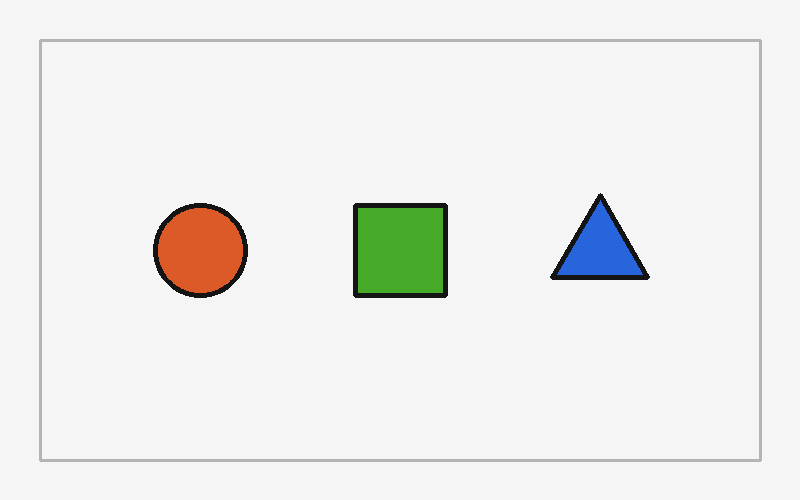
#> input picture vision/test_images/correct.png, 800 x 500 px
$ python inspection_engine.py
#> lines starting #> are read from the running program, lines starting #| are printed output that depends on the picture; after the words box and inside, x2 and y2 are one past the last pixel; in counts of white or black regions, pixels touching at a corner belong together
from pathlib import Path
import math

import cv2
import numpy as np


# ============================================================
# VISIONFORGE - ASSEMBLY INSPECTION ENGINE
# Version 1.3
# ============================================================

BASE_DIR = Path(__file__).resolve().parent
TEST_DIR = BASE_DIR / "test_images"

EXPECTED_POSITIONS = {
    "circle": (200, 250),
    "square": (400, 250),
    "triangle": (600, 250),
}

POSITION_TOLERANCE = 25
MIN_COMPONENT_AREA = 3000


# ============================================================
# 1. LOAD IMAGE
# ============================================================

def load_image(image_path):
    """Load and validate an image."""

    image = cv2.imread(str(image_path))

    if image is None:
        raise ValueError(f"Cannot load image: {image_path}")

    if image.size == 0:
        raise ValueError("Image is empty.")

    if image.ndim != 3 or image.shape[2] != 3:
        raise ValueError("Expected a color image.")

    return image


# ============================================================
# 2. DETECT COLORED COMPONENTS
# ============================================================

def detect_components(image):
    """Detect red circles, green squares and blue triangles."""

    hsv = cv2.cvtColor(image, cv2.COLOR_BGR2HSV)

    color_ranges = {
        "circle": (
            np.array([0, 80, 50]),
            np.array([10, 255, 255]),
        ),
        "square": (
            np.array([35, 70, 40]),
            np.array([85, 255, 255]),
        ),
        "triangle": (
            np.array([100, 80, 50]),
            np.array([130, 255, 255]),
        ),
    }

    detections = []
    kernel = np.ones((3, 3), dtype=np.uint8)

    for component_name, (lower, upper) in color_ranges.items():

        mask = cv2.inRange(hsv, lower, upper)

        mask = cv2.morphologyEx(
            mask,
            cv2.MORPH_OPEN,
            kernel,
        )

        contours, _ = cv2.findContours(
            mask,
            cv2.RETR_EXTERNAL,
            cv2.CHAIN_APPROX_SIMPLE,
        )

        for contour in contours:

            area = cv2.contourArea(contour)

            if area < MIN_COMPONENT_AREA:
                continue

            moments = cv2.moments(contour)

            if moments["m00"] == 0:
                continue

            center = (
                int(moments["m10"] / moments["m00"]),
                int(moments["m01"] / moments["m00"]),
            )

            detections.append({
                "type": component_name,
                "center": center,
                "area": float(area),
                "contour": contour,
            })

    return detections


# ============================================================
# 3. DETERMINE TRIANGLE ORIENTATION
# ============================================================

def calculate_triangle_orientation(contour):
    """
    Determine whether the detected triangle points up or down.

    Returns:
        "up", "down", or None.
    """

    perimeter = cv2.arcLength(contour, True)

    polygon = cv2.approxPolyDP(
        contour,
        0.025 * perimeter,
        True,
    ).reshape(-1, 2)

    if len(polygon) != 3:
        return None

    # Sort vertices from top to bottom in image coordinates.
    vertices = sorted(
        polygon.tolist(),
        key=lambda point: point[1],
    )

    top = vertices[0]
    middle = vertices[1]
    bottom = vertices[2]

    # A triangle pointing UP has its tip at the top:
    #
    #             /\
    #            /  \
    #           /____\
    #
    # A triangle pointing DOWN has its tip at the bottom:
    #
    #           _____
    #            \  /
    #             \/

    top_y = top[1]
    middle_y = middle[1]
    bottom_y = bottom[1]

    # Compare vertical gaps between consecutive vertices.
    upper_gap = middle_y - top_y
    lower_gap = bottom_y - middle_y

    if upper_gap > lower_gap:
        return "up"

    return "down"


# ============================================================
# 4. INSPECT ASSEMBLY
# ============================================================

def inspect_assembly(image_path):

    image = load_image(image_path)
#> in load_image, image is the input picture: shape (500, 800, 3); mean B, G, R 234.5, 236.6, 236.2
    detections = detect_components(image)
#> in detect_components, `hsv = cv2.cvtColor(image, cv2.COLOR_BGR2HSV)`: hsv: shape (500, 800, 3); mean H, S, V 2, 8.2, 239.4
#> the loop in detect_components, `for component_name, (lower, upper) in color_ranges.items(): ` made 3 passes
#> contours on pass 2: [[[358, 208], [358, 292], [442, 292], [442, 208]]]
#> pass 1, in detect_components, `mask = cv2.inRange(hsv, lower, upper)`:
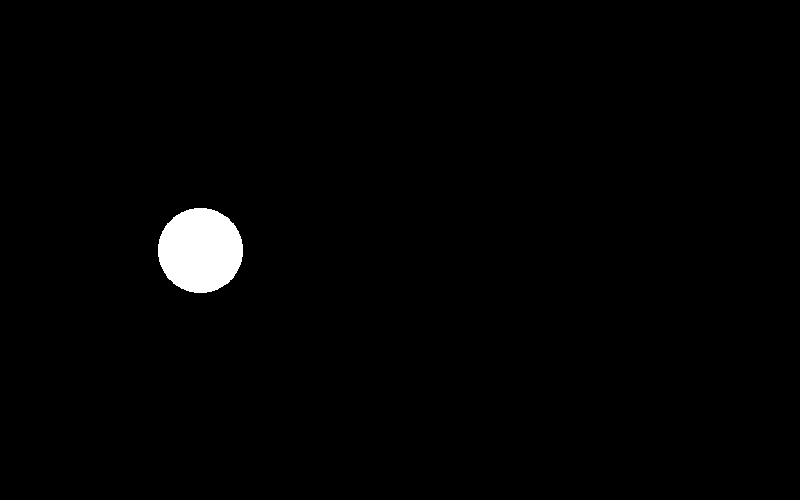
#> mask: shape (500, 800); 1.4% white; 1 white region, box (x1, y1, x2, y2) and area: (158, 208, 243, 293) 5679
#> pass 2, in detect_components, `mask = cv2.inRange(hsv, lower, upper)`:
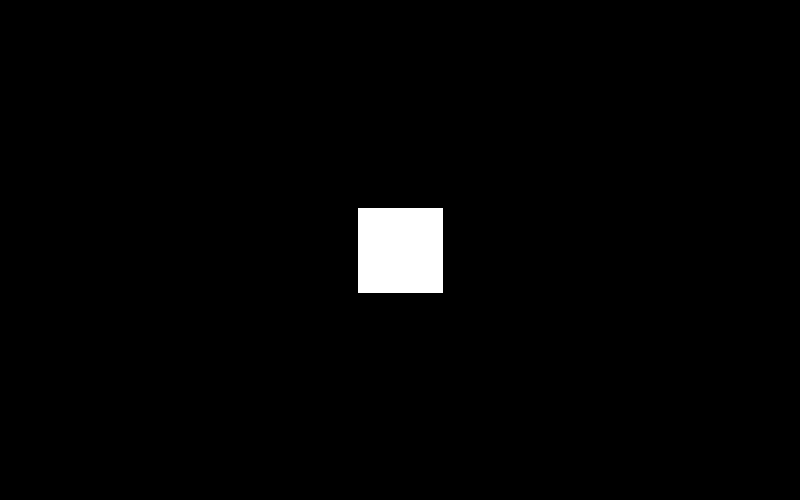
#> mask: shape (500, 800); 1.8% white; 1 white region, box (x1, y1, x2, y2) and area: (358, 208, 443, 293) 7225
#> pass 3, in detect_components, `mask = cv2.inRange(hsv, lower, upper)`:
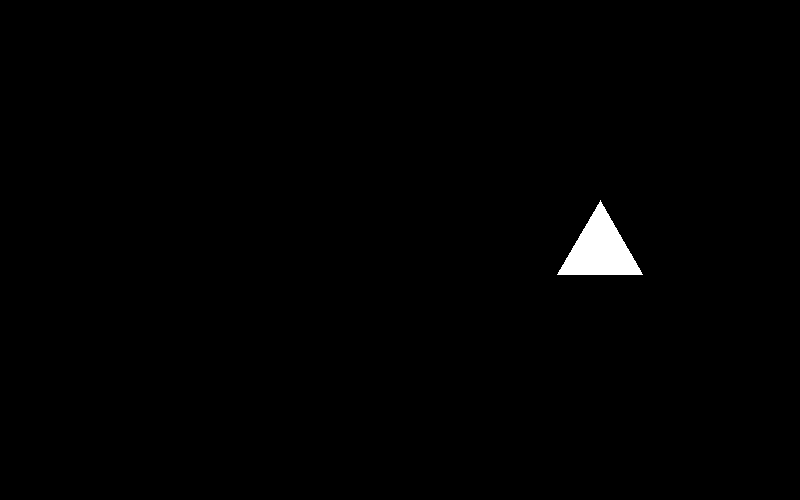
#> mask: shape (500, 800); 0.81% white; 1 white region, box (x1, y1, x2, y2) and area: (557, 200, 643, 275) 3227
#> after the loop in detect_components, `for component_name, (lower, upper) in color_ranges.items():`: detections = 3 items

    defects = []

    grouped = {
        name: [
            item for item in detections
            if item["type"] == name
        ]
        for name in EXPECTED_POSITIONS
    }

    # --------------------------------------------------------
    # A. COMPONENT PRESENCE, DUPLICATES AND POSITION
    # --------------------------------------------------------

    for name, expected_position in EXPECTED_POSITIONS.items():

        found = grouped[name]

        if not found:
            defects.append(f"Missing {name} component")
            continue

        # Find the instance nearest to the expected location.
        selected = min(
            found,
            key=lambda item: math.dist(
                item["center"],
                expected_position,
            ),
        )

        distance = math.dist(
            selected["center"],
            expected_position,
        )

        if distance > POSITION_TOLERANCE:
            defects.append(f"{name.capitalize()} is misplaced")

        # Report additional components separately.
        for item in found:
            if item is not selected:
                defects.append(
                    f"Unexpected extra {name} detected "
                    f"at {item['center']}"
                )

    # --------------------------------------------------------
    # B. TRIANGLE ORIENTATION
    # --------------------------------------------------------

    triangles = grouped["triangle"]

    if triangles:

        expected_position = EXPECTED_POSITIONS["triangle"]

        selected_triangle = min(
            triangles,
            key=lambda item: math.dist(
                item["center"],
                expected_position,
            ),
        )

        orientation = calculate_triangle_orientation(
            selected_triangle["contour"]
        )

        if orientation is None:
            defects.append(
                "Unable to determine triangle orientation"
            )

        elif orientation != "up":
            defects.append(
                "Triangle orientation is incorrect"
            )

    # --------------------------------------------------------
    # C. RESULT
    # --------------------------------------------------------

    return {
        "image": str(image_path),
        "status": "PASS" if not defects else "FAIL",
        "detected_components": [
            {
                "type": item["type"],
                "center": item["center"],
                "area": round(item["area"], 2),
            }
            for item in detections
        ],
        "defects": defects,
    }


# ============================================================
# 5. PRINT RESULT
# ============================================================

def print_result(result):

    print("\n" + "=" * 60)
    print("          VISIONFORGE ASSEMBLY INSPECTION")
    print("=" * 60)

    print(f"Image: {Path(result['image']).name}")
    print(f"Result: {result['status']}")

    print("\nDetected components:")

    for item in result["detected_components"]:
        print(
            f"  - {item['type'].capitalize()}: "
            f"center={item['center']}, "
            f"area={item['area']}"
        )

    print("\nDefects:")

    if result["defects"]:
        for defect in result["defects"]:
            print(f"  - {defect}")
    else:
        print("  No defects detected.")

    print("=" * 60)


# ============================================================
# 6. TEST SUITE
# ============================================================

def main():

    test_cases = [
        ("correct.png", "PASS"),
        ("missing_component.png", "FAIL"),
        ("misplaced_component.png", "FAIL"),
        ("wrong_orientation.png", "FAIL"),
        ("extra_component.png", "FAIL"),
    ]

    passed = 0
    failed = 0

    print("\nStarting VISIONFORGE inspection tests...")

    for filename, expected_status in test_cases:

        image_path = TEST_DIR / filename

        try:
            result = inspect_assembly(image_path)
#> the loop in inspect_assembly, `for name, expected_position in EXPECTED_POSITIONS.items(): ` made 3 passes
#> distance on passes 1 to 3: 0, 0, 1.41
#> after the loop in inspect_assembly, `for name, expected_position in EXPECTED_POSITIONS.items():`: defects = []
#> in inspect_assembly, `triangles = grouped["triangle"]`: triangles = 1 item
#> in inspect_assembly, `selected_triangle = min( triangles, key=lambda item: math.dist( item["..`: selected_triangle = {'type': 'triangle', 'center': (599, 249), 'area': 3107.5, 'contour': contour of 122 points, box (x1, y1, x2, y2) (558, 202, 642, 275), area 3108}
#> in calculate_triangle_orientation, `perimeter = cv2.arcLength(contour, True)`: perimeter = 262.6
#> in calculate_triangle_orientation, `polygon = cv2.approxPolyDP( contour, 0.025 * perimeter, True, ).reshap..`: polygon = [[599, 202], [558, 274], [641, 274]]
#> in calculate_triangle_orientation, `top = vertices[0]`: top = [599, 202]
#> in calculate_triangle_orientation, `middle = vertices[1]`: middle = [558, 274]
#> in calculate_triangle_orientation, `bottom = vertices[2]`: bottom = [641, 274]
#> in calculate_triangle_orientation, `top_y = top[1]`: top_y = 202
#> in calculate_triangle_orientation, `middle_y = middle[1]`: middle_y = 274
#> in calculate_triangle_orientation, `upper_gap = middle_y - top_y`: upper_gap = 72
#> in calculate_triangle_orientation, `lower_gap = bottom_y - middle_y`: lower_gap = 0
#> in inspect_assembly, `orientation = calculate_triangle_orientation( selected_triangle["conto..`: orientation = 'up'
#> result = 4 items
            print_result(result)
#| Image: correct.png
#| Result: PASS
#> the loop in print_result, `for item in result["detected_components"]:` made 3 passes
#> item on passes 1 to 3: {'type': 'circle', 'center': (200, 250), 'area': 5556}, {'type': 'square', 'center': (400, 250), 'area': 7056}, {'type': 'triangle', 'center': (599, 249), 'area': 3107.5}
#|   - Circle: center=(200, 250), area=5556.0
#|   - Square: center=(400, 250), area=7056.0
#|   - Triangle: center=(599, 249), area=3107.5

            # Check the overall status.
            status_correct = (
                result["status"] == expected_status
            )
#> status_correct = True

            # Also check the expected defect category.
            defect_text = " ".join(result["defects"]).lower()

            if filename == "missing_component.png":
                reason_correct = "missing square" in defect_text

            elif filename == "misplaced_component.png":
                reason_correct = "square is misplaced" in defect_text

            elif filename == "wrong_orientation.png":
                reason_correct = "triangle orientation" in defect_text

            elif filename == "extra_component.png":
                reason_correct = "extra circle" in defect_text

            else:
                reason_correct = not result["defects"]
#> reason_correct = True
#> pass 3 of the loop in main, `for filename, expected_status in test_cases:`:
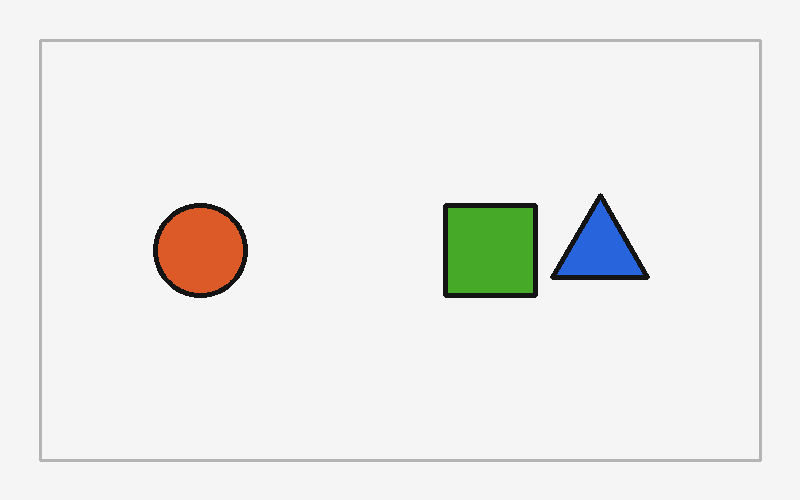
#> input picture vision/test_images/misplaced_component.png, 800 x 500 px
#> in load_image, image is the input picture: shape (500, 800, 3); mean B, G, R 234.5, 236.6, 236.2
#> hsv: shape (500, 800, 3); mean H, S, V 2, 8.2, 239.4
#> the loop in detect_components (call 3), `for component_name, (lower, upper) in color_ranges.items(): ` made 3 passes
#> contours on pass 2: [[[448, 208], [448, 292], [532, 292], [532, 208]]]
#> pass 2, in detect_components (call 3), `mask = cv2.inRange(hsv, lower, upper)`:
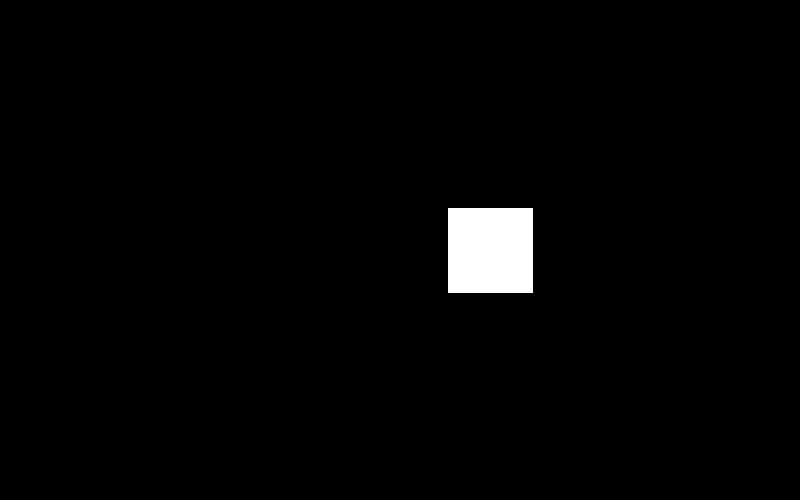
#> mask: shape (500, 800); 1.8% white; 1 white region, box (x1, y1, x2, y2) and area: (448, 208, 533, 293) 7225
#> after the loop in detect_components (call 3), `for component_name, (lower, upper) in color_ranges.items():`: detections = 3 items
#| Image: misplaced_component.png
#| Result: FAIL
#> the loop made 5 passes; the first 3 are shown

            if status_correct and reason_correct:
                print("TEST CHECK: PASSED")
                passed += 1
            else:
                print("TEST CHECK: FAILED")
                print(f"Expected status: {expected_status}")
                print(f"Actual status: {result['status']}")
                print(f"Expected reason check: {reason_correct}")
                failed += 1

        except (ValueError, cv2.error) as error:
            print(f"\nError processing {filename}: {error}")
            failed += 1

    print("\n" + "=" * 60)
    print("                  TEST SUMMARY")
    print("=" * 60)
    print(f"Total tests: {passed + failed}")
    print(f"Passed:      {passed}")
    print(f"Failed:      {failed}")
    print("=" * 60)


if __name__ == "__main__":
    main()
